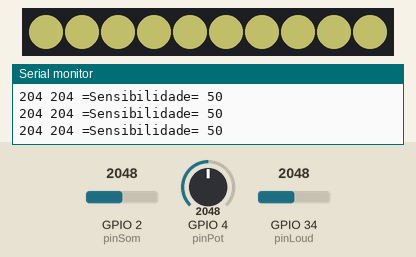
A sketch run on a simulated ESP32. On the bench: 10 RGB LEDs in strip order, left to right, the last lines printed to the serial monitor. The inputs (shaded band) are chosen by the test bench; at power-on: GPIO 2 (pinSom) = 2048, GPIO 4 (pinPot) = 2048, GPIO 34 (pinLoud) = 2048. Dim RGB values are drawn brighter than linear; random numbers use the default seed unless the sketch sets one.

Above: at 1.2 s.
1.3 s: GPIO 2 (pinSom) set to 549
3.9 s: GPIO 2 (pinSom) set to 471
At 5.5 s:
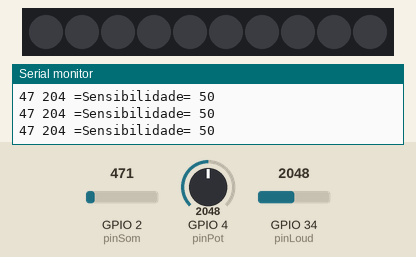
6.6 s: GPIO 4 (pinPot) set to 1873
At 7.12 s:
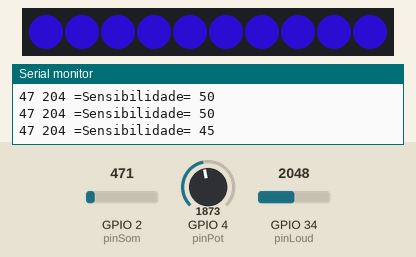
9.4 s: GPIO 4 (pinPot) set to 2047
At 11.9 s:
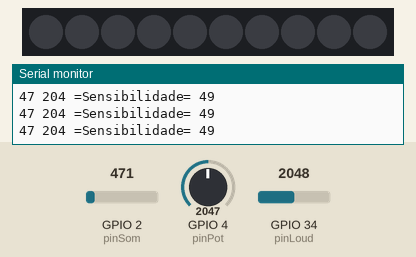
12.2 s: GPIO 2 (pinSom) set to 1040
At 12.75 s:
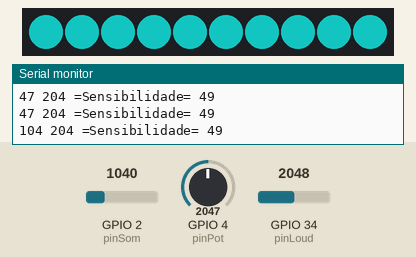
15.2 s: GPIO 2 (pinSom) set to 491
At 15.8 s:
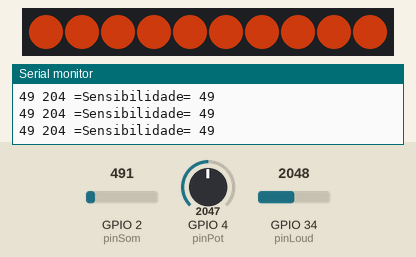
Timing chart, 0 to 18.2 s (numbered marks = the images above; inputs shaded):
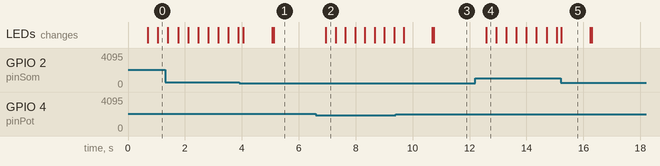

Measured:
- the behaviour switches between 510 and 509 on GPIO 2 (pinSom) (found by bisection; images 0 and 1)
- the behaviour switches between 1925 and 1924 on GPIO 4 (pinPot) (found by bisection; images 1 and 2)
- after the input at 6.6 s, the LEDs: change after 0.35 s (image 2)
- after the input at 12.2 s, the LEDs: change after 0.38 s (image 4)
- what the display in image 5 shows lasts 1.0 s, from 15.2 s to 16.2 s

The sketch:

Arduino.ino
```cpp
#include <Arduino.h>
#include "Adafruit_NeoPixel.h"

//Pinos led
#define pinLED 12 //Pino SIG da cascata de led
#define ledCount 10
Adafruit_NeoPixel strip(ledCount, pinLED, NEO_GRB + NEO_KHZ800);

#define pinSom 2
#define pinLoud 34

#define pinPot 4

void setup() {
  Serial.begin(9600);
  pinMode(pinSom, INPUT);
  pinMode(pinLoud, INPUT);
  pinMode(pinPot, INPUT);

  strip.setBrightness(150);
  strip.begin();
  strip.show();
}

//Armazenam os valores lidos
int sensorSom = 0;
int sensorLoud = 0;
int sensorPot = 0;

int red = random(0, 255);
int green = random(0, 255);
int blue = random(0, 255);

//Intervalo/frequencia dos leds
int tempo = 30;

int timerVel = 0;
int timerDesligar = 0;

void liga_led(){
  int tem = millis();
  int i = 0;
  //Liga os leds
  i = 0;
  while (i <= 10)
  {
    //Todo esse if substitui uma linha de delay
    if(millis() - tem > tempo){
      strip.setPixelColor(i, red, green, blue);
      strip.show();
      tem = millis();

      strip.show();

      i++;
    }
  }
}

void loop() {
  sensorLoud = analogRead(pinLoud)/10;
  sensorSom = analogRead(pinSom)/10;
  sensorPot = map(analogRead(pinPot), 0, 4095, 0, 100);
  //Controle do led-----------------------------------------------------------------
  //Quantidade de leds acessos
  if(sensorSom > sensorPot){
    red = random(0, 255);
    green = random(0, 255);
    blue = random(0, 255);
    liga_led();

    timerDesligar = millis();
  }

  //Quando não há mais sinais a fita desliga
  if(millis() - timerDesligar > 1000){
    int i = 0;
    //Desliga os leds
    i = 10;
    while (i >= 0)
    {
        strip.setPixelColor(i, 0, 0, 0);
        i--;
        strip.show();
        delay(5);
    }
  }

  //Muda a cor
  if(sensorSom > 50){//Regular a condição para entrar
    tempo = 15;
    timerVel = millis();
  }

  if(millis() - timerVel > 150){
    tempo = 30;
    timerVel = millis();
  }

  Serial.print(sensorSom);
  Serial.print(" ");
  Serial.print(sensorLoud);
  Serial.print(" =Sensibilidade= ");
  Serial.print(sensorPot);

  Serial.println();
}
```
